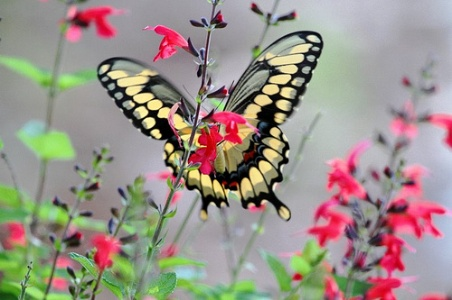
%> input picture src/1.jpg, 452 x 300 px, given in place of 44.jpg, which was not available
$ octave sbir_thur15k.m   (GNU Octave 9; MATLAB toolbox functions it lacks are replaced by stand-ins)
%> lines starting %> are read from the running program, lines starting %| are printed output that depends on the picture; in (x1, y1, x2, y2) boxes, pixels count from 0 and x2, y2 are one past the last pixel; in counts of white or black regions, pixels touching at a corner belong together; the program's own positions count from 1; pictures that were not available may be replaced by others from this repository, and a replacement may not be noted
%> further down, q_im is the input picture: size 300x452x3 uint8; mean R, G, B 155.5, 145.7, 137.6
### src/textureDistinctMap.m
function [result,threshold_map] = textureDistinctMap(im)
    im=padarray(im,[2 2],0,'both');
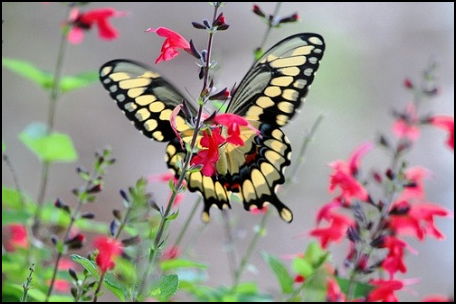
%> im: size 304x456x3 uint8; mean R, G, B 152.1, 142.5, 134.6
    [m n p]=size(im);
%> m = 304; n = 456; p = 3
    m1=m-4;
%> m1 = 300
    n1=n-4;
%> n1 = 452
    res_im=im(3:m-2,3:n-2,1:3);
    window_size=5;
    padded_im=padarray(im,[0,0],0,'both');

    l1=im2col(padded_im(:,:,1),[5 5]);
    l1([1 13],:) = l1([13 1],:);
    layer2=cat(1,l1(2:6,:),l1(22:25,:));
    layer2=cat(1,layer2,l1([7,11,12,16,17,21],:));
    layer1=[];
    layer1=cat(1,layer1,l1([8,9,10,13,14,15,18,19,20],:));
    l1(2:end,:)=cat(1,sort(layer1),sort(layer2));

    l2=im2col(padded_im(:,:,2),[5 5]);
    l2([1 13],:) = l2([13 1],:);
    layer2=cat(1,l2(2:6,:),l2(22:25,:));
    layer2=cat(1,layer2,l2([7,11,12,16,17,21],:));
    layer1=[];
    layer1=cat(1,layer1,l2([8,9,10,13,14,15,18,19,20],:));
    l2(2:end,:)=cat(1,sort(layer1),sort(layer2));

    l3=im2col(padded_im(:,:,3),[5 5]);
    l3([1 13],:) = l3([13 1],:);
    layer2=cat(1,l3(2:6,:),l3(22:25,:));
    layer2=cat(1,layer2,l3([7,11,12,16,17,21],:));
    layer1=[];
    layer1=cat(1,layer1,l3([8,9,10,13,14,15,18,19,20],:));
    l3(2:end,:)=cat(1,sort(layer1),sort(layer2));

    lab_image=[];
    lab_image=cat(1,l1,l2);
    lab_image=double(cat(1,lab_image,l3));

    xbar=mean(lab_image,2);
%> xbar = 75 values, max 176.4 at index 25, min 112.4 at index 61, mean 145.2
    mean_deducted=lab_image-xbar;
    L=mean_deducted*transpose(mean_deducted);
    [eigvals,eigvecs]=eig(L);
    [diagonal,indices]=sort(diag(eigvals),'descend');
%> diagonal = 75 values, max 0.353 at index 1, min -0.409 at index 75, mean 0.012; indices = 75 values, max 75 at index 19, min 1 at index 48, mean 38
    eigvecs=eigvecs(:,indices);
    V_hat=eigvecs(:,1:3);
%> V_hat = 75 rows, first 12: [0 0 0; 0 0 0; 0 0 0; 0 0 0; 0 0 0; 0 0 0; 0 0 0; 0 0 0; 0 0 0; 0 0 0; 0 0 0; 0 0 0]
    eigspace=transpose(V_hat)*mean_deducted;
    transformedspace=transpose(eigspace);

    %% clustering
    clusters=20;
    idx=kmeans(transformedspace,clusters,'start','uniform');
    animg=zeros([(m-4)*(n-4),1]);
    atoms=[];

    for iter=1:clusters
        indices=find(idx==iter);
        animg(indices,1)=iter;
        atom=mean(transformedspace(indices,:),1);
        atoms = cat(1,atoms,atom);
    end
%> this loop made 20 passes
%> atom on passes 2 to 13: [724147654 32656158.1 7974087.5], [-1.25e+09 -26993680.9 -10482963], [-2.68e+09 -158845103.1 -25334824.7], [-337045080.2 -10439598.2 -4359190.7], [-1.56e+09 -59432403.9 -9794129.5], [965656387.5 45927975.7 10253063.1], [-1.89e+09 -80873869 -11381771.3], [-949326493.4 -25055428.5 -9787249], [-60342520.3 -8235024.5 -1626608], [-3.94e+09 -273954996.3 -68100642.8], [-632166923.5 -18670168.2 -7063443.3], [-2.27e+09 -100025049.8 -17316217.8]
%> atoms on pass 1: [1.41e+09 59661258 13413076.3]
%> after the loop, atoms = 20 rows, first 12: [1.41e+09 59661258 13413076.3; 724147654 32656158.1 7974087.5; -1.25e+09 -26993680.9 -10482963; -2.68e+09 -158845103.1 -25334824.7; -337045080.2 -10439598.2 -4359190.7; -1.56e+09 -59432403.9 -9794129.5; 965656387.5 45927975.7 10253063.1; -1.89e+09 -80873869 -11381771.3; -949326493.4 -25055428.5 -9787249; -60342520.3 -8235024.5 -1626608; -3.94e+09 -273954996.3 -68100642.8; -632166923.5 -18670168.2 -7063443.3]
    txanimg=transpose(animg);
    newimg=reshape(txanimg,m-4,n-4);
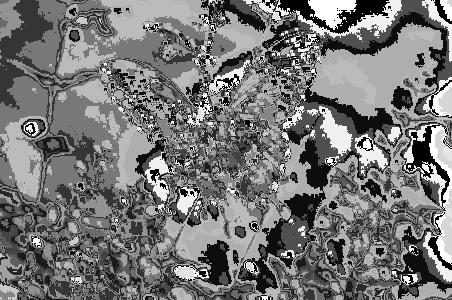
%> newimg: size 300x452 double; min 1, max 20, mean 9.84; drawn with min black and max white

    cov=[];
    cov=atoms*transpose(atoms);
    Pij=[];
    for i=1:clusters
        for j=1:clusters
            if i==j
                continue
            else
                g=exp((-0.5)*(atoms(i,:).^2)/cov(i,j));
                Pij(i,j)=g(1)*g(2)*g(3);
            end
        end
    end
%> after the loop, g = [0.501 0.999 1]

    %% phase 4
    beta=1-Pij;

    for i=1:clusters
        for j=1:clusters
            if i==j
                continue
            else
                beta(i,j)=1-Pij(i,j);
            end
        end
    end
    beta=normalize(beta);

    for i=1:clusters
        for j=1:clusters
            if i==j
                beta(i,j)=0;
            end
        end
    end

    %Spatial gaussian mask
    spatch=zeros((m-4),(n-4));
    sigma_spat=20;
    row=1;
    ci=(m-4)/2;
%> ci = 150
    cj=(n-4)/2;
%> cj = 226
    %set up the spatial gaussian mask
    for i=1:m-4
        col=1;
        for j=1:n-4
            pow=sqrt((i-ci)*(i-ci)+(j-cj)*(j-cj));
            pow=pow*pow;
            spatch(i,j)=exp(-pow/(2*sigma_spat*sigma_spat))/(sigma_spat*sqrt(2*pi));
            col=col+1;
        end
        row=row+1;
    end
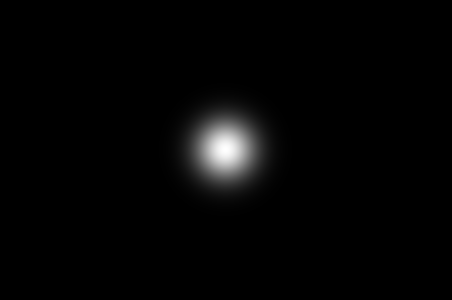
%> spatch: size 300x452 double; min 2.28e-42, max 0.0199, mean 0.00037; drawn with min black and max white
%> after the loop, row = 301
    center_dist=[];
    for iter=1:clusters
        indices=find(idx==iter);
        center_dist(iter)=exp( (-1/length(indices))*sum(spatch(indices)) );
    end
%> after the loop, center_dist = 20 values, max 1 at index 17, min 0.997 at index 16, mean 0.999

    alpha=zeros(clusters,1);
    for iter=1:clusters
        g=exp((-0.5)*(atoms(iter,:).^2)./sum(cov(iter,:)));
        Pix(iter)=g(1)*g(2)*g(3);
        for j=1:clusters
            if iter==j
                continue
            else
                alpha(iter)=alpha(iter)+beta(iter,j)*Pix(iter)*center_dist(iter);
            end
        end
    end
%> this loop made 20 passes
%> g on passes 1 to 12: [1.09 1 1], [1.05 1 1], [0.926 1 1], [0.849 0.999 1], [0.98 1 1], [0.909 1 1], [1.06 1 1], [0.89 1 1], [0.943 1 1], [0.996 1 1], [0.786 0.999 1], [0.962 1 1]
%> after the loop, Pix = 20 values, max 1.15 at index 18, min 0.785 at index 11, mean 0.981; alpha = 20 values, max 4.09 at index 9, min -21.06 at index 18, mean -1.57

    saliency_map=zeros(1,(m-4)*(n-4));

    for iter=1:clusters
        indices=find(idx==iter);
        saliency_map(indices)=alpha(iter);
    end
    saliency_map=reshape(saliency_map,m-4,n-4);
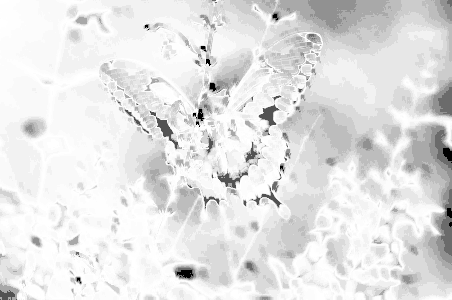
%> saliency_map: size 300x452 double; min -21.06, max 4.09, mean 1.44; drawn with min black and max white

    result = mat2gray(saliency_map);

%% Adaptive thresholding
    mu=mean(mean(result));
%> mu = 0.894
    sd=sqrt(var(var(result)));
%> sd = 0.0105
    ada_thresh=mu+sd;
%> ada_thresh = 0.905
    threshold_map=zeros(size(result));indices=find(result>ada_thresh);
%> after `indices=find(result>ada_thresh)`: indices = 89963 values from 1 to 135600
    threshold_map(indices)=1;
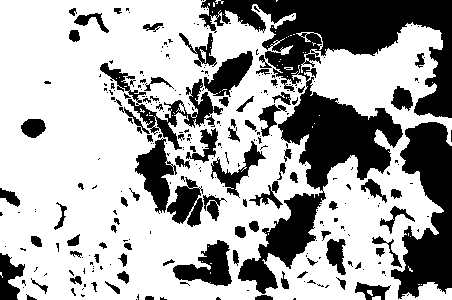
%> threshold_map: size 300x452 double; values 0 (black) and 1 (white), 66.3% white; 284 black regions (197 under 20 px), largest, box (x1, y1, x2, y2) and area: (199, 0, 452, 294) 21789, (391, 122, 452, 299) 6351, (100, 63, 223, 150) 2068
%% Grabcut Segmentation of thresholded mask
 % [5 lines of commented-out code are left out]
end

### src/featureExtraction.m
function[image, Ix, Iy, x, y] = featureExtraction(im,mask)
    if mask==zeros(size(mask))
        newim=mat2gray(im);
    else
        newim=mat2gray(im.*mask);
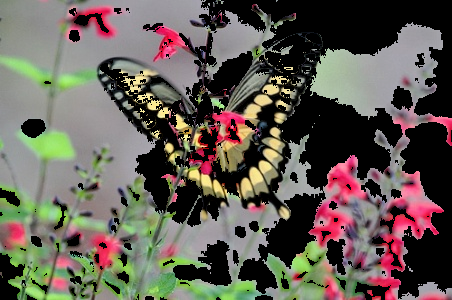
%> newim: size 300x452x3 double; mean R, G, B 0.391, 0.363, 0.331
    end

    sigma1 = 1.7;
    sigma2 = 0.8;
    k = 0.16;

    %Feature extraction (Harris corner detection-sobel edge detection)
    [image, Ix, Iy, ~, cornerness] = myHarrisCornerDetector(double(rgb2gray(newim)), sigma1, sigma2, k);
    %Feature point construction
    cornerness = (cornerness>1e-4);
    [x,y] = find(cornerness);
end

### src/myHarrisCornerDetector.m
function [image ,Ix, Iy, eigen_value, cornerness] = myHarrisCornerDetector(original_img, sigma1, sigma2, k)
%> called with sigma1 = 1.7, sigma2 = 0.8, k = 0.16

    % rescale the intensities in the image to lie within the range [0, 1]
    minIntensity = min(original_img(:));
%> minIntensity = 0
    maxIntensity = max(original_img(:));
%> maxIntensity = 0.957
    image = (original_img - minIntensity)/(maxIntensity - minIntensity);

    % smoothen the image
    filt1 = fspecial('gaussian', 2*ceil(3*sigma1)+1, sigma1);
    smooth_img = imfilter(image, filt1);

    % get derivative image along X and Y axes
    [Ix, Iy] = imgradientxy(smooth_img);

    % compute the matrices for structure tensor
    filt2 = fspecial('gaussian', 2*ceil(3*sigma2)+1, sigma2);
    Ixx = conv2(Ix.*Ix, filt2, 'same');
    Iyy = conv2(Iy.*Iy, filt2, 'same');
    Ixy = conv2(Ix.*Iy, filt2, 'same');
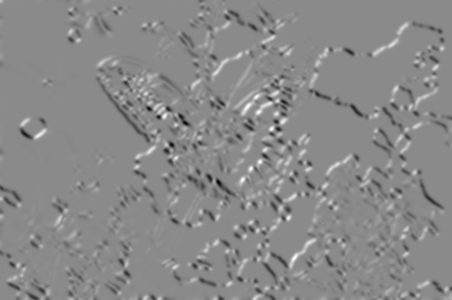
%> Ixy: size 300x452 double; min -0.916, max 0.773, mean -0.00493; drawn with min black and max white

    % finding the eigenvalues and cornerness
    [x, y]= size(Ixx);
%> x = 300; y = 452
    eigen_value = zeros(x,y,2);
    corners = zeros(x,y);
    cornerness = zeros(x,y);
    for i = 1:x
        for j = 1:y
            M = [Ixx(i,j), Ixy(i,j); Ixy(i,j), Iyy(i,j)];
            e = eig(M);
            eigen_value(i,j,:) = [e(1),e(2)];
            corners(i,j) = max(e(1),e(2));
        end
    end

    %non maximum cornerness suppression
    index = imregionalmax(corners,8);
    cornerness(index) = corners(index);
end

### src/sbir_thur15k.m
%% SBIR FOR QUERY IMAGE
tic;

window_size = 8;
norm_thres = 0.5;
top_im_num = 10;
keyword = 'DogJump';
database_dir = '../TestImages/';
ind = 44;
%Database Directory
dir_name = strcat(database_dir,keyword);
iter=1;
precisions=[];
%%

%Query image
q_im = imread(strcat(database_dir,keyword,'/',num2str(ind),'.jpg'));
[im, mask] = textureDistinctMap(q_im);
%> (the run ends here)
